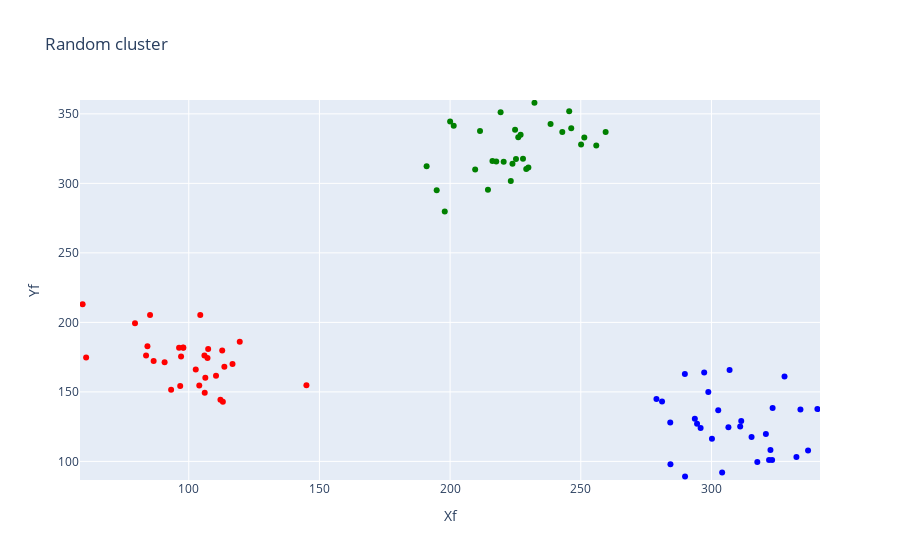

Write notebook code for a chart like this one.
### Code cell
fig.show()

### Figure 1 — Plotly figure (JSON) as saved in the notebook; plotly's stock layout.template omitted (floating-point values rounded to 4 significant figures)
{"data": [{"marker": {"color": ["red", "red", "red", "red", "red", "red", "red", "red", "red", "red", "red", "red", "red", "red", "red", "red", "red", "red", "red", "red", "red", "red", "red", "red", "red", "red", "red", "red", "red", "red", "green", "green", "green", "green", "green", "green", "green", "green", "green", "green", "green", "green", "green", "green", "green", "green", "green", "green", "green", "green", "green", "green", "green", "green", "green", "green", "green", "green", "green", "green", "blue", "blue", "blue", "blue", "blue", "blue", "blue", "blue", "blue", "blue", "blue", "blue", "blue", "blue", "blue", "blue", "blue", "blue", "blue", "blue", "blue", "blue", "blue", "blue", "blue", "blue", "blue", "blue", "blue", "blue"]}, "mode": "markers", "type": "scatter", "x": [90.76, 84.19, 112.1, 116.7, 97.94, 104.0, 86.57, 106.3, 112.8, 113.0, 59.39, 106.1, 102.7, 110.4, 107.4, 96.3, 119.5, 104.4, 145.0, 60.73, 83.67, 97.84, 93.25, 107.2, 113.6, 106.0, 97.06, 79.43, 96.73, 85.19, 224.9, 223.2, 198.0, 255.9, 214.5, 251.4, 230.0, 250.1, 227.9, 227.0, 211.4, 217.7, 200.0, 242.9, 238.4, 216.2, 246.3, 229.1, 191.0, 232.3, 259.5, 201.4, 220.5, 245.6, 225.2, 226.1, 194.9, 209.6, 219.3, 223.9, 279.0, 311.0, 300.2, 328.0, 281.1, 284.2, 306.9, 334.0, 315.3, 340.5, 302.6, 332.5, 322.0, 323.2, 317.5, 337.0, 294.5, 297.2, 295.8, 311.4, 323.4, 289.8, 306.5, 284.3, 289.9, 298.8, 322.6, 293.6, 304.1, 320.8], "y": [171.4, 182.9, 144.3, 170.0, 181.8, 154.6, 172.2, 160.1, 179.8, 142.9, 213.1, 149.3, 166.1, 161.7, 180.9, 181.8, 186.1, 205.3, 154.9, 174.8, 176.1, 181.9, 151.6, 174.5, 168.2, 176.1, 175.4, 199.4, 154.2, 205.3, 338.5, 301.8, 279.8, 327.2, 295.4, 333.0, 311.4, 328.0, 317.7, 334.9, 337.6, 315.7, 344.5, 337.0, 342.7, 316.1, 339.6, 310.3, 312.3, 358.0, 337.0, 341.5, 315.6, 351.9, 317.5, 333.2, 295.0, 310.0, 351.1, 314.1, 144.8, 125.2, 116.2, 161.0, 143.1, 128.0, 165.7, 137.3, 117.6, 137.6, 136.7, 103.1, 100.9, 101.0, 99.51, 107.8, 127.1, 163.9, 124.1, 129.0, 138.4, 162.8, 124.5, 97.89, 89.12, 149.9, 108.2, 130.6, 91.98, 119.7]}], "layout": {"title": {"text": "Random cluster"}, "xaxis": {"range": [58.39, 341.5], "title": {"text": "Xf"}}, "yaxis": {"range": [86.62, 360.0], "title": {"text": "Yf"}}}}
